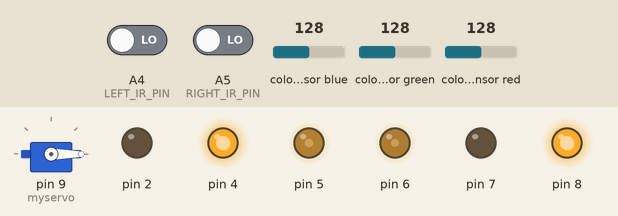
A sketch run on a simulated Arduino Uno, built with avr-gcc and run on an emulated ATmega328P. Shown: servo, output pins drawn as LEDs (lit = HIGH). Wiring (inferred from the names in the program): TCS3200 colour sensor: output pin 10; S2 A0; S3 A3; S0 A1; S1 A2. The test bench sets the inputs (shaded band); at power-on: A4 (LEFT_IR_PIN) LOW, A5 (RIGHT_IR_PIN) LOW, colour sensor blue 128, colour sensor green 128, colour sensor red 128. Pins used as bus, display or sensor lines are not drawn.

Above: at 1.2 s.
1.3 s: A4 (LEFT_IR_PIN) driven HIGH
At 2.5 s:
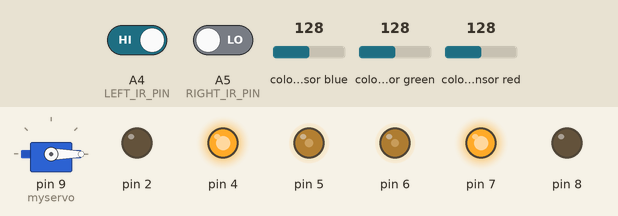
2.8 s: A5 (RIGHT_IR_PIN) driven HIGH
At 3.7 s:
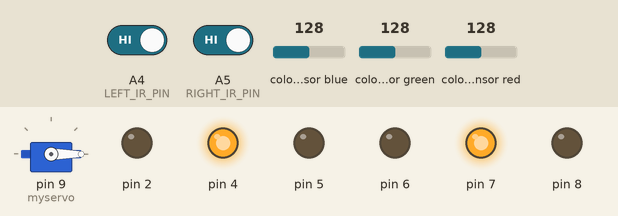
4.3 s: A4 (LEFT_IR_PIN) driven LOW
At 4.9 s:
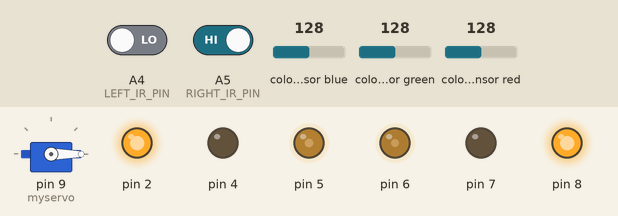
5.8 s: A4 (LEFT_IR_PIN) driven HIGH
At 7.0 s:
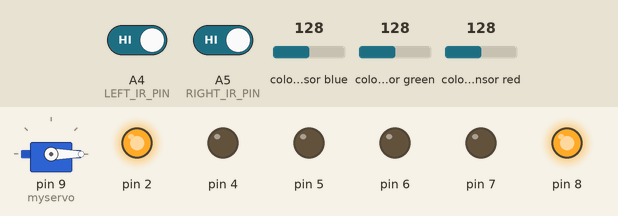
7.3 s: A5 (RIGHT_IR_PIN) driven LOW
At 8.3 s:
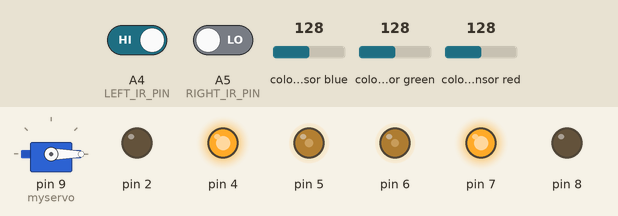
Timing chart, 0 to 9.8 s (numbered marks = the images above; inputs shaded):
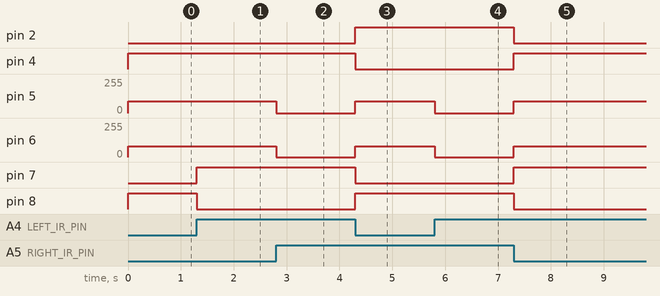

Measured:
- after the input at 1.3 s, pin 7: LOW → HIGH at once; pin 8: HIGH → LOW at once
- after the input at 2.8 s, pin 5: 90/255 → 0/255 at once; pin 6: 80/255 → 0/255 at once
- after the input at 4.3 s, pin 2, pin 8: LOW → HIGH at once; pin 4, pin 7: HIGH → LOW at once; pin 5: 0/255 → 90/255 at once; pin 6: 0/255 → 80/255 at once
- after the input at 5.8 s, pin 5: 90/255 → 0/255 at once; pin 6: 80/255 → 0/255 at once
- after the input at 7.3 s, pin 2, pin 8: HIGH → LOW at once; pin 4, pin 7: LOW → HIGH at once; pin 5: 0/255 → 90/255 at once; pin 6: 0/255 → 80/255 at once

The sketch:

main.ino
```cpp
#include "L298N.h"
#include <Servo.h>

int LEFT_IR_PIN = A4;
int RIGHT_IR_PIN = A5;
L298N l298N(5, 6, 2, 4, 7, 8);
int MOTOR_SPEED = 90;
// Motor A right
// Motor B left

#define S0 A1
#define S1 A2
#define S2 A0
#define S3 A3
#define sensorOut 10

int redMin = 77;
int redMax = 1230;
int blueMin = 78;
int blueMax = 1230;
int greenMin = 76;
int greenMax = 1210;

int redPW = 0;
int greenPW = 0;
int bluePW = 0;

int redValue;
int greenValue;
int blueValue;

long COLOR_CHANGE_DELAY = 500;
long lastColorChange = 0;

int lastColor = -1; // 0 -> Blue, 1 -> Green
Servo myservo;
int servoAngle = 0;
int SERVO_ANGLE_INTERATION = 35;

void initialize() {
  l298N.init();
  pinMode(LEFT_IR_PIN, INPUT);
  pinMode(RIGHT_IR_PIN, INPUT);

  pinMode(S0, OUTPUT);
  pinMode(S1, OUTPUT);
  pinMode(S2, OUTPUT);
  pinMode(S3, OUTPUT);
  pinMode(sensorOut, INPUT);

  // Set frequency scaling to 20%
  digitalWrite(S0, HIGH);
  digitalWrite(S1, LOW);

  myservo.attach(9);
  myservo.write(servoAngle);

  Serial.begin(9600);
}

void setup() {
  initialize();
}

void loop() {
  // put your main code here, to run repeatedly:
  //follow_line();
  getValues();
  //printColorValues();
  long currentTime = millis();

  if (currentTime - lastColorChange > COLOR_CHANGE_DELAY) {
    if (isBlue() && lastColor != 0){
      lastColorChange = millis();
      Serial.println("Blue!");
      lastColor = 0;
      wait10sec();
    } else if (isGreen() && lastColor != 1) {
      lastColorChange = millis();
      Serial.println("Green!");
      lastColor = 1;
      dropSeeds(); // TODO
    }
  }

  follow_line();
}

void printColorValues() {
  if (isRed()) {
    Serial.println("Red!");
  }
  else if (isBlue()) {
    Serial.println("Blue!");
  }
  else if (isGreen())  {
    Serial.println("Green!");
  }
}


void follow_line() {
  // Both sensors are on a black line
  if (is_left_on_black() && is_right_on_black()) {
    stop();
  } else if (!is_left_on_black() && !is_right_on_black()) {
    // If both sensors are NOT on a black line
    forward();
  } else if (is_left_on_black() && !is_right_on_black()) {
    // If only the left sensor is on a black line
    left();
  } else if (!is_left_on_black() && is_right_on_black()) {
    // If only the right sensor is on a black line
    right();
  }
}

bool is_left_on_black(){
  return (digitalRead(LEFT_IR_PIN) == HIGH);
}

bool is_right_on_black(){
  return (digitalRead(RIGHT_IR_PIN) == HIGH);
}

void forward() {
  l298N.setMotorASpeed(MOTOR_SPEED);
  l298N.driveMotorAForward();
  l298N.setMotorBSpeed(MOTOR_SPEED);
  l298N.driveMotorBForward();
}

void left() {
  l298N.setMotorASpeed(MOTOR_SPEED);
  l298N.driveMotorAForward();
  l298N.setMotorBSpeed(MOTOR_SPEED);
  l298N.driveMotorBBackward();
}

void right() {
  l298N.setMotorASpeed(MOTOR_SPEED);
  l298N.driveMotorABackward();
  l298N.setMotorBSpeed(MOTOR_SPEED);
  l298N.driveMotorBForward();
}

void stop() {
  l298N.setMotorASpeed(0);
  l298N.setMotorBSpeed(0);
}

int getRedPW() {
      digitalWrite(S2,LOW);
      digitalWrite(S3,LOW);

      int PW;

      PW = pulseIn(sensorOut,LOW);
      return PW;

    }


int getGreenPW() {
      digitalWrite(S2,HIGH);
      digitalWrite(S3,HIGH);

      int PW;

      PW = pulseIn(sensorOut,LOW);
      return PW;

    }

int getBluePW() {
      digitalWrite(S2,LOW);
      digitalWrite(S3,HIGH);

      int PW;

      PW = pulseIn(sensorOut,LOW);
      return PW;

    }

void getValues() {
  int redPW = getRedPW();
  redValue = map(redPW,redMin,redMax,255,0);

  int greenPW = getGreenPW();
  greenValue = map(greenPW,greenMin,greenMax,255,0);

  int bluePW = getBluePW();
  blueValue = map(bluePW,blueMin,blueMax,255,0);

  // Serial.print("Red: ");
  // Serial.print(redValue);
  // Serial.print(" Green: ");
  // Serial.print(greenValue);
  // Serial.print(" Blue: ");
  // Serial.println(blueValue);
}

bool isBlue() {
  return (isAround(redValue, 190, 10) &&
  isAround(greenValue, 244, 10) &&
  isAround(blueValue, 246, 10));
}

bool isGreen() {
  return (isAround(redValue, 181, 10) &&
  isAround(greenValue, 195, 10) &&
  isAround(blueValue, 195, 10));
}

bool isRed() {
  return (isAround(redValue, 244, 10) &&
  isAround(greenValue, 172, 10) &&
  isAround(blueValue, 177, 10));
}

bool isAround(int num, int target, int tol) {
  return abs(target-num) < tol;
}

void wait10sec() {
  stop();
  delay(10000);
  lastColorChange = millis();
}

void dropSeeds() {
  // To be implemented
  stop();
  servoAngle = servoAngle + SERVO_ANGLE_INTERATION;
  myservo.write(servoAngle);
  delay(1000);
  lastColorChange = millis();
}
```

L298N.cpp
```cpp
#include "L298N.h"

L298N::L298N(byte enableAPin, byte enableBPin, byte input1Pin, byte input2Pin, byte input3Pin, byte input4Pin){
  this->enableAPin = enableAPin;
  this->enableBPin = enableBPin;
  this->input1Pin = input1Pin;
  this->input2Pin = input2Pin;
  this->input3Pin = input3Pin;
  this->input4Pin = input4Pin;
}

void L298N::init() {
  pinMode(enableAPin, OUTPUT);
  pinMode(enableBPin, OUTPUT);
  pinMode(input1Pin, OUTPUT);
  pinMode(input2Pin, OUTPUT);
  pinMode(input3Pin, OUTPUT);
  pinMode(input4Pin, OUTPUT);
}

void L298N::driveMotorAForward(){
  digitalWrite(input1Pin, LOW);
  digitalWrite(input2Pin, HIGH);
}
void L298N::driveMotorBForward(){
  digitalWrite(input3Pin, LOW);
  digitalWrite(input4Pin, HIGH);
}

void L298N::driveMotorABackward() {
  digitalWrite(input1Pin, HIGH);
  digitalWrite(input2Pin, LOW);
}
void L298N::driveMotorBBackward() {
  digitalWrite(input3Pin, HIGH);
  digitalWrite(input4Pin, LOW);
}

void L298N::setMotorASpeed(long speed){
  analogWrite(enableAPin, speed);
}

void L298N::setMotorBSpeed(long speed){
  long actualspeed = speed - 10;

  if (actualspeed < 10) {
    actualspeed = 0;
  }

  analogWrite(enableBPin, actualspeed);
}
```

L298N.h
```cpp
#ifndef L298N_H
#define L298N_H

#include <Arduino.h>

class L298N {
  private:
    byte enableAPin;
    byte enableBPin;
    byte input1Pin;
    byte input2Pin;
    byte input3Pin;
    byte input4Pin;
  public:
    L298N() {} // Do not use!
    L298N(byte enableAPin, byte enableBPin, byte input1Pin, byte input2Pin, byte input3Pin, byte input4Pin);

    void init();

    void driveMotorAForward();
    void driveMotorBForward();

    void driveMotorABackward();
    void driveMotorBBackward();

    void setMotorASpeed(long speed);
    void setMotorBSpeed(long speed);
};


#endif
```
